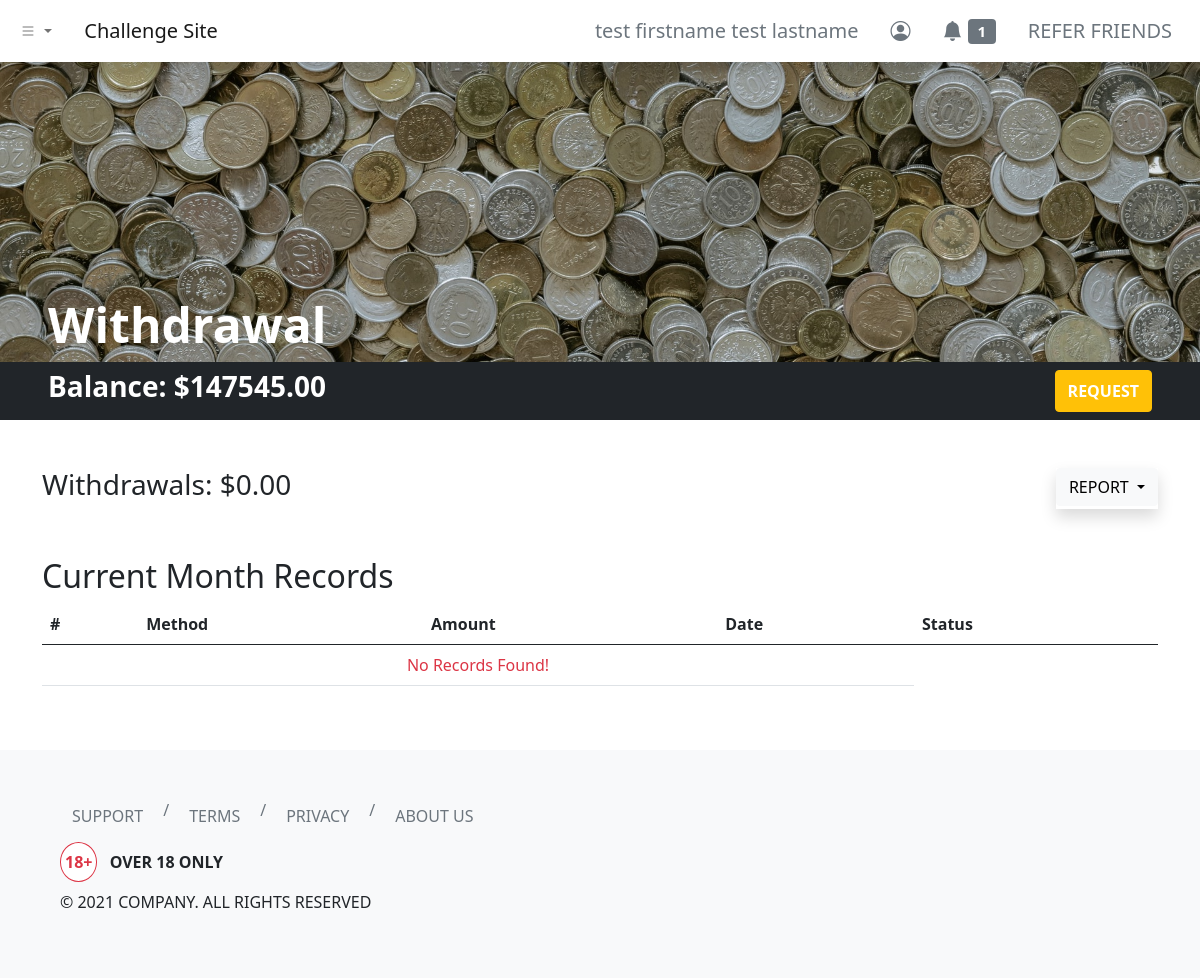
Screenshot of /dashboard/withdrawal/?report-filter=current-month (signed in) with the database file from the repository.
### tables this page shows
CREATE TABLE `users` (
  `id` int(11) NOT NULL,
  `username` varchar(255) NOT NULL,
  `first_name` varchar(255) NOT NULL,
  `last_name` varchar(255) NOT NULL,
  `email` varchar(255) NOT NULL,
  `user_password` varchar(255) NOT NULL,
  `balance` decimal(65,30) UNSIGNED NOT NULL DEFAULT 0.000000000000000000000000000000,
  `skill_points` int(11) NOT NULL
);

### php-apis/clean-input.php (called while the page is built)
<?php
function clean_input($data)
{
    $data = trim($data);
    $data = stripslashes($data);
    $data = htmlspecialchars($data);
    return $data;
}

### dashboard/withdrawal/index.php (the view, shortened to what this page needs)
<?php
include '../../header.php';
?>
<link rel="stylesheet" href="./index.css">
<div class="hero bg-dark d-flex align-items-end px-5">
    <h1 class="text-white display-5 fw-bold">Withdrawal</h1>
</div>
<div class="container-fluid bg-dark py-2 px-5">
    <div class="row">
        <div class="col d-flex justify-content-between">
            <h3 class="text-white fw-bold">Balance:
                <?php
                include_once '../../php-apis/db-config.php';
                include_once '../../php-apis/clean-input.php';
                $user_id = $_SESSION['id'];
                $sql3 = "SELECT * FROM users WHERE id=$user_id";
                $result3 = mysqli_query($conn, $sql3);
                if (mysqli_num_rows($result3) > 0) {
                    while ($row3 = mysqli_fetch_assoc($result3)) {
                        echo '$' . number_format($row3['balance'], 2, '.', '');
                    }
                } else {
                    header("Location: ../../php-apis/logout.php");
                    die();
                }
                ?>
            </h3>
            <button type="button" class="btn btn-warning text-uppercase text-white fw-bold" data-bs-toggle="modal" data-bs-target="#withdrawalModal">
                Request
            </button>
        </div>
    </div>
</div>
<div class="container my-5">
    <div class="row">
        <div class="col">
            <h3>Withdrawals:
                <?php
                $sql = "SELECT SUM(amount) AS withdrawalSum FROM withdrawal_log WHERE withdrawal_by = $user_id";
                $result = mysqli_query($conn, $sql);
                if (mysqli_num_rows($result) > 0) {
                    while ($row = mysqli_fetch_assoc($result)) {
                        echo '$' . number_format($row['withdrawalSum'], 2, '.', '');
                    }
                } else {
                    echo "$0.00";
                }
                ?>
            </h3>
        </div>
        <div class="col d-flex">
            <div class="dropdown shadow ms-auto">
                <button class="btn btn-light dropdown-toggle text-uppercase" type="button" data-bs-toggle="dropdown" aria-expanded="false">
                    Report
                </button>
            </div>
        </div>
    </div>
</div>
<div class="container my-5">
    <div class="row">
        <div class="col">
            <h2 class="text-capitalize"><?php echo (isset($_GET['report-filter']) && !empty($_GET['report-filter'])) ? (str_replace("-", " ", mysqli_real_escape_string($conn, clean_input($_GET['report-filter'])))) : ("All") ?> Records</h2>
            <table class="table">
                <thead>
                    <tr>
                        <th scope="col">#</th>
                        <th scope="col">Method</th>
                        <th scope="col">Amount</th>
                        <th scope="col">Date</th>
                        <th scope="col">Status</th>
                    </tr>
                </thead>
                <tbody>
                    <?php
                    if (isset($_GET['report-filter']) && !empty($_GET['report-filter'])) {
                        $reportFilter = mysqli_real_escape_string($conn, clean_input($_GET["report-filter"]));
                        switch ($reportFilter) {
                            case "current-month":
                                $sql2 = "SELECT * FROM withdrawal_log WHERE MONTH(server_timestamp) = MONTH(CURRENT_DATE()) AND YEAR(server_timestamp) = YEAR(CURRENT_DATE()) AND withdrawal_by = $user_id ORDER BY server_timestamp DESC";
                                break;
                        }
                    } else {
                        $sql2 = "SELECT * FROM withdrawal_log WHERE withdrawal_by = $user_id ORDER BY server_timestamp DESC";
                    }
                    $result2 = mysqli_query($conn, $sql2);
                    if (mysqli_num_rows($result2) > 0) {
                        $count = 1;
                        while ($row2 = mysqli_fetch_assoc($result2)) {
                    ?>
                            <tr>
                                <th scope="row"><?php echo $count; ?></th>
                                <td><?php echo $row2['method']; ?></td>
                                <td><?php echo '$' . number_format($row2['amount'], 2, '.', ''); ?></td>
                                <td><?php echo $row2['client_date']; ?></td>
                                <td><?php echo $row2['withdrawal_status']; ?></td>
                            </tr>
                        <?php
                            $count++;
                        }
                    } else {
                        ?>
                        <tr>
                            <td colspan="4" class="text-center text-danger">No Records Found!</td>
                        </tr>
                    <?php } ?>
                </tbody>
            </table>
        </div>
    </div>
</div>
<?php
include '../../footer.php';
?>

### header.php (shortened to what this page needs)
<?php
function urlPrefix()
{
    if (basename(getcwd()) === basename(__DIR__)) {
        return './';
    } elseif (basename(dirname(getcwd())) === basename(__DIR__)) {
        return '../';
    } elseif (basename(dirname(dirname(getcwd()))) === basename(__DIR__)) {
        return '../../';
    } elseif (basename(dirname(dirname(dirname(getcwd())))) === basename(__DIR__)) {
        return '../../../';
    } else {
        return './';
    }
}
?>
<!DOCTYPE html>
<html lang="en">
<head>
    <link href="https://cdn.jsdelivr.net/npm/bootstrap@5.0.0-beta2/dist/css/bootstrap.min.css" rel="stylesheet">
    <link rel="stylesheet" href="https://cdn.jsdelivr.net/npm/bootstrap-icons@1.3.0/font/bootstrap-icons.css">
</head>
<body>
    <nav class="navbar navbar-expand-sm navbar-light bg-white shadow">
        <div class="container-fluid">
            <ul class="navbar-nav me-4">
                <li class="nav-item dropdown">
                    <a class="nav-link dropdown-toggle" href="#" id="navbarDropdownMenuLink" role="button" data-bs-toggle="dropdown" aria-expanded="false">
                        <i class="bi bi-list"></i>
                    </a>
                </li>
            </ul>
            <a class="navbar-brand" href="<?php echo urlPrefix(); ?>">Challenge Site</a>
            <div class="collapse navbar-collapse" id="navbarNavDropdown">
                <ul class="navbar-nav ms-auto">
                    <?php if (isset($_SESSION['id'])) { ?>
                        <li class="nav-item">
                            <a class="btn btn-lg btn-outline-secondary border-0" aria-current="page" href="<?php echo urlPrefix() . 'dashboard/profile/'; ?>">
                                <?php
                                include_once urlPrefix() . 'php-apis/db-config.php';
                                $user_id = $_SESSION['id'];
                                $sql = "SELECT * FROM users WHERE id=$user_id";
                                $result = mysqli_query($conn, $sql);
                                if (mysqli_num_rows($result) > 0) {
                                    while ($row = mysqli_fetch_assoc($result)) {
                                        echo $row['first_name'] . ' ' . $row['last_name'];
                                    }
                                } else {
                                    header("Location: " . urlPrefix() . "php-apis/logout.php");
                                    die();
                                }
                                ?>
                            </a>
                        </li>
                        <li class="nav-item">
                            <a class="btn btn-lg btn-outline-secondary border-0" aria-current="page" href="<?php echo urlPrefix() . 'dashboard/profile/'; ?>"><i class="bi bi-person-circle"></i></a>
                        </li>
                        <li class="nav-item">
                            <a class="btn btn-lg btn-outline-secondary border-0" aria-current="page" href="<?php echo urlPrefix() . 'dashboard/notifications/'; ?>">
                                <i class="bi bi-bell-fill"></i>
                                <span class="badge bg-secondary">
                                    <?php
                                    $sql2 = "SELECT COUNT(*) AS unread_notifs FROM notifications WHERE notif_for = $user_id AND notif_status = 'unread'";
                                    $result2 = mysqli_query($conn, $sql2);
                                    if (mysqli_num_rows($result2) > 0) {
                                        while ($row2 = mysqli_fetch_assoc($result2)) {
                                            echo $row2['unread_notifs'];
                                        }
                                    } else {
                                        echo "0";
                                    }
                                    ?>
                                </span>
                            </a>
                        </li>
                        <li class="nav-item">
                            <a class="btn btn-lg btn-outline-secondary border-0" aria-current="page" href="<?php echo urlPrefix() . 'dashboard/refer/'; ?>">REFER FRIENDS</a>
                        </li>
                    <?php } else { ?>
                        <li class="nav-item">
                            <a class="btn btn-lg btn-outline-secondary border-0" aria-current="page" href="<?php echo urlPrefix() . 'login/'; ?>">ENTER</a>
                        </li>
                    <?php } ?>
                </ul>
            </div>
        </div>
    </nav>

### dashboard/withdrawal/index.css (style rules this page uses)
.hero { background-image: url('../../images/pawel-czerwinski-PtHP1wFSSYI-unsplash.jpg'); background-position: bottom; background-repeat: no-repeat; background-size: cover; min-height: 300px; }

### rows the page displays
users: first_name "test firstname", last_name "test lastname", balance "147545.00"

### other values shown
$row2['unread_notifs'] "1"
$row['withdrawalSum'] "0.00"
